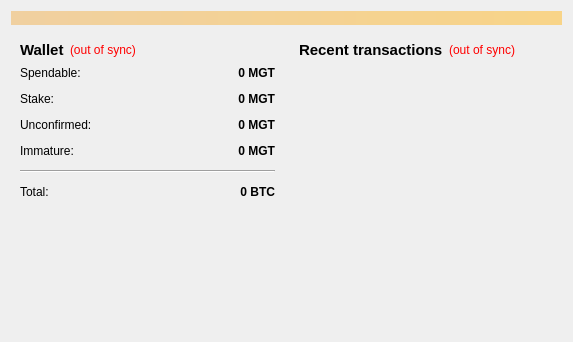
<?xml version="1.0" encoding="UTF-8"?>
<ui version="4.0">
 <class>OverviewPage</class>
 <widget class="QWidget" name="OverviewPage">
  <property name="geometry">
   <rect>
    <x>0</x>
    <y>0</y>
    <width>573</width>
    <height>342</height>
   </rect>
  </property>
  <property name="windowTitle">
   <string>Form</string>
  </property>
  <layout class="QVBoxLayout" name="topLayout">
   <item>
    <widget class="QLabel" name="labelAlerts">
     <property name="visible">
      <bool>false</bool>
     </property>
     <property name="styleSheet">
      <string notr="true">background-color: qlineargradient(x1: 0, y1: 0, x2: 1, y2: 0, stop:0 #F0D0A0, stop:1 #F8D488);  color:#000000
</string>
     </property>
     <property name="wordWrap">
      <bool>true</bool>
     </property>
     <property name="margin">
      <number>3</number>
     </property>
    </widget>
   </item>
   <item>
    <layout class="QHBoxLayout" name="horizontalLayout" stretch="1,1">
     <item>
      <layout class="QVBoxLayout" name="verticalLayout_2">
       <item>
        <widget class="QWidget" name="widget" native="true">
         <layout class="QVBoxLayout" name="verticalLayout_4">
          <item>
           <layout class="QHBoxLayout" name="horizontalLayout_4">
            <item>
             <widget class="QLabel" name="label_5">
              <property name="font">
               <font>
                <pointsize>11</pointsize>
                <weight>75</weight>
                <bold>true</bold>
               </font>
              </property>
              <property name="text">
               <string>Wallet</string>
              </property>
             </widget>
            </item>
            <item>
             <widget class="QLabel" name="labelWalletStatus">
              <property name="toolTip">
               <string>The displayed information may be out of date. Your wallet automatically synchronizes with the Magnatum network after a connection is established, but this process has not completed yet.</string>
              </property>
              <property name="styleSheet">
               <string notr="true">QLabel { color: red; }</string>
              </property>
              <property name="text">
               <string notr="true">(out of sync)</string>
              </property>
              <property name="alignment">
               <set>Qt::AlignLeading|Qt::AlignLeft|Qt::AlignVCenter</set>
              </property>
             </widget>
            </item>
            <item>
             <spacer name="horizontalSpacer_2">
              <property name="orientation">
               <enum>Qt::Horizontal</enum>
              </property>
              <property name="sizeHint" stdset="0">
               <size>
                <width>40</width>
                <height>20</height>
               </size>
              </property>
             </spacer>
            </item>
           </layout>
          </item>
          <item>
           <layout class="QFormLayout" name="formLayout_2">
            <property name="fieldGrowthPolicy">
             <enum>QFormLayout::AllNonFixedFieldsGrow</enum>
            </property>
            <property name="horizontalSpacing">
             <number>12</number>
            </property>
            <property name="verticalSpacing">
             <number>12</number>
            </property>
            <item row="0" column="0">
             <widget class="QLabel" name="label">
              <property name="text">
               <string>Spendable:</string>
              </property>
             </widget>
            </item>
            <item row="0" column="1">
             <widget class="QLabel" name="labelBalance">
              <property name="font">
               <font>
                <weight>75</weight>
                <bold>true</bold>
               </font>
              </property>
              <property name="cursor">
               <cursorShape>IBeamCursor</cursorShape>
              </property>
              <property name="toolTip">
               <string>Your current spendable balance</string>
              </property>
              <property name="text">
               <string notr="true">0 MGT</string>
              </property>
              <property name="alignment">
               <set>Qt::AlignRight|Qt::AlignTrailing|Qt::AlignVCenter</set>
              </property>
              <property name="textInteractionFlags">
               <set>Qt::LinksAccessibleByMouse|Qt::TextSelectableByKeyboard|Qt::TextSelectableByMouse</set>
              </property>
             </widget>
            </item>
            <item row="1" column="0">
             <widget class="QLabel" name="label_6">
              <property name="text">
               <string>Stake:</string>
              </property>
             </widget>
            </item>
            <item row="1" column="1">
             <widget class="QLabel" name="labelStake">
              <property name="font">
               <font>
                <weight>75</weight>
                <bold>true</bold>
               </font>
              </property>
              <property name="cursor">
               <cursorShape>IBeamCursor</cursorShape>
              </property>
              <property name="toolTip">
               <string>Total of coins that was staked, and do not yet count toward the current balance</string>
              </property>
              <property name="text">
               <string notr="true">0 MGT</string>
              </property>
              <property name="alignment">
               <set>Qt::AlignRight|Qt::AlignTrailing|Qt::AlignVCenter</set>
              </property>
              <property name="textInteractionFlags">
               <set>Qt::LinksAccessibleByMouse|Qt::TextSelectableByKeyboard|Qt::TextSelectableByMouse</set>
              </property>
             </widget>
            </item>
            <item row="2" column="0">
             <widget class="QLabel" name="label_3">
              <property name="text">
               <string>Unconfirmed:</string>
              </property>
             </widget>
            </item>
            <item row="2" column="1">
             <widget class="QLabel" name="labelUnconfirmed">
              <property name="font">
               <font>
                <weight>75</weight>
                <bold>true</bold>
               </font>
              </property>
              <property name="cursor">
               <cursorShape>IBeamCursor</cursorShape>
              </property>
              <property name="toolTip">
               <string>Total of transactions that have yet to be confirmed, and do not yet count toward the current balance</string>
              </property>
              <property name="text">
               <string notr="true">0 MGT</string>
              </property>
              <property name="alignment">
               <set>Qt::AlignRight|Qt::AlignTrailing|Qt::AlignVCenter</set>
              </property>
              <property name="textInteractionFlags">
               <set>Qt::LinksAccessibleByMouse|Qt::TextSelectableByKeyboard|Qt::TextSelectableByMouse</set>
              </property>
             </widget>
            </item>
            <item row="3" column="0">
             <widget class="QLabel" name="labelImmatureText">
              <property name="text">
               <string>Immature:</string>
              </property>
             </widget>
            </item>
            <item row="3" column="1">
             <widget class="QLabel" name="labelImmature">
              <property name="font">
               <font>
                <weight>75</weight>
                <bold>true</bold>
               </font>
              </property>
              <property name="toolTip">
               <string>Mined balance that has not yet matured</string>
              </property>
              <property name="text">
               <string notr="true">0 MGT</string>
              </property>
              <property name="alignment">
               <set>Qt::AlignRight|Qt::AlignTrailing|Qt::AlignVCenter</set>
              </property>
              <property name="textInteractionFlags">
               <set>Qt::LinksAccessibleByMouse|Qt::TextSelectableByKeyboard|Qt::TextSelectableByMouse</set>
              </property>
             </widget>
            </item>
            <item row="4" column="0" colspan="2">
             <widget class="Line" name="line">
              <property name="orientation">
               <enum>Qt::Horizontal</enum>
              </property>
             </widget>
            </item>
            <item row="5" column="0">
             <widget class="QLabel" name="labelTotalText">
              <property name="text">
               <string>Total:</string>
              </property>
             </widget>
            </item>
            <item row="5" column="1">
             <widget class="QLabel" name="labelTotal">
              <property name="font">
               <font>
                <weight>75</weight>
                <bold>true</bold>
               </font>
              </property>
              <property name="cursor">
               <cursorShape>IBeamCursor</cursorShape>
              </property>
              <property name="toolTip">
               <string>Your current total balance</string>
              </property>
              <property name="text">
               <string notr="true">0 BTC</string>
              </property>
              <property name="alignment">
               <set>Qt::AlignRight|Qt::AlignTrailing|Qt::AlignVCenter</set>
              </property>
              <property name="textInteractionFlags">
               <set>Qt::LinksAccessibleByMouse|Qt::TextSelectableByKeyboard|Qt::TextSelectableByMouse</set>
              </property>
             </widget>
            </item>
           </layout>
          </item>
         </layout>
        </widget>
       </item>
       <item>
        <spacer name="verticalSpacer">
         <property name="orientation">
          <enum>Qt::Vertical</enum>
         </property>
         <property name="sizeHint" stdset="0">
          <size>
           <width>20</width>
           <height>40</height>
          </size>
         </property>
        </spacer>
       </item>
      </layout>
     </item>
     <item>
      <layout class="QVBoxLayout" name="verticalLayout_3">
       <item>
        <widget class="QWidget" name="widget_2" native="true">
         <layout class="QVBoxLayout" name="verticalLayout">
          <item>
           <layout class="QHBoxLayout" name="horizontalLayout_2">
            <item>
             <widget class="QLabel" name="label_4">
              <property name="font">
               <font>
                <pointsize>11</pointsize>
                <weight>75</weight>
                <bold>true</bold>
               </font>
              </property>
              <property name="text">
               <string>&lt;b&gt;Recent transactions&lt;/b&gt;</string>
              </property>
             </widget>
            </item>
            <item>
             <widget class="QLabel" name="labelTransactionsStatus">
              <property name="toolTip">
               <string>The displayed information may be out of date. Your wallet automatically synchronizes with the Magnatum network after a connection is established, but this process has not completed yet.</string>
              </property>
              <property name="styleSheet">
               <string notr="true">QLabel { color: red; }</string>
              </property>
              <property name="text">
               <string notr="true">(out of sync)</string>
              </property>
              <property name="alignment">
               <set>Qt::AlignRight|Qt::AlignTrailing|Qt::AlignVCenter</set>
              </property>
             </widget>
            </item>
            <item>
             <spacer name="horizontalSpacer">
              <property name="orientation">
               <enum>Qt::Horizontal</enum>
              </property>
              <property name="sizeHint" stdset="0">
               <size>
                <width>40</width>
                <height>20</height>
               </size>
              </property>
             </spacer>
            </item>
           </layout>
          </item>
          <item>
           <widget class="QListView" name="listTransactions">
            <property name="styleSheet">
             <string notr="true">QListView { background: transparent; }</string>
            </property>
            <property name="frameShape">
             <enum>QFrame::NoFrame</enum>
            </property>
            <property name="verticalScrollBarPolicy">
             <enum>Qt::ScrollBarAlwaysOff</enum>
            </property>
            <property name="horizontalScrollBarPolicy">
             <enum>Qt::ScrollBarAlwaysOff</enum>
            </property>
            <property name="selectionMode">
             <enum>QAbstractItemView::NoSelection</enum>
            </property>
           </widget>
          </item>
         </layout>
        </widget>
       </item>
      </layout>
     </item>
    </layout>
   </item>
  </layout>
 </widget>
 <resources/>
 <connections/>
</ui>
